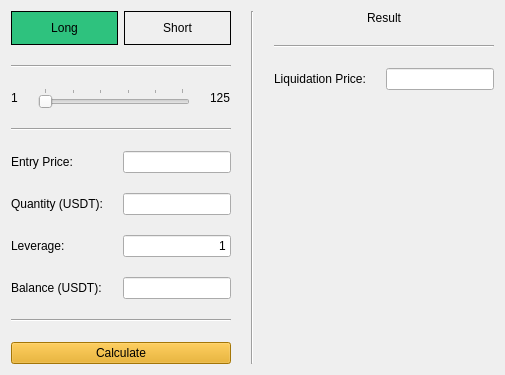
      <widget class="QWidget" name="tabLiquidationPrice">
       <attribute name="title">
        <string>Liquidation Price</string>
       </attribute>
       <layout class="QHBoxLayout" name="horizontalLayout_6">
        <property name="spacing">
         <number>20</number>
        </property>
        <item>
         <layout class="QVBoxLayout" name="verticalLayout_8">
          <item>
           <layout class="QHBoxLayout" name="horizontalLayout_4">
            <property name="spacing">
             <number>6</number>
            </property>
            <property name="sizeConstraint">
             <enum>QLayout::SizeConstraint::SetMinimumSize</enum>
            </property>
            <item>
             <widget class="QFrame" name="liqLongFrame">
              <property name="sizePolicy">
               <sizepolicy hsizetype="Preferred" vsizetype="Fixed">
                <horstretch>0</horstretch>
                <verstretch>0</verstretch>
               </sizepolicy>
              </property>
              <property name="cursor">
               <cursorShape>PointingHandCursor</cursorShape>
              </property>
              <property name="styleSheet">
               <string notr="true">background-color: rgb(46, 194, 126);
border: 1px solid #000000;</string>
              </property>
              <property name="frameShape">
               <enum>QFrame::Shape::StyledPanel</enum>
              </property>
              <property name="frameShadow">
               <enum>QFrame::Shadow::Raised</enum>
              </property>
              <layout class="QVBoxLayout" name="verticalLayout_6">
               <item>
                <widget class="QLabel" name="label_3">
                 <property name="sizePolicy">
                  <sizepolicy hsizetype="Preferred" vsizetype="Fixed">
                   <horstretch>0</horstretch>
                   <verstretch>0</verstretch>
                  </sizepolicy>
                 </property>
                 <property name="styleSheet">
                  <string notr="true">border: none;</string>
                 </property>
                 <property name="text">
                  <string>Long</string>
                 </property>
                 <property name="alignment">
                  <set>Qt::AlignmentFlag::AlignCenter</set>
                 </property>
                </widget>
               </item>
              </layout>
             </widget>
            </item>
            <item>
             <widget class="QFrame" name="liqShortFrame">
              <property name="sizePolicy">
               <sizepolicy hsizetype="Preferred" vsizetype="Fixed">
                <horstretch>0</horstretch>
                <verstretch>0</verstretch>
               </sizepolicy>
              </property>
              <property name="cursor">
               <cursorShape>PointingHandCursor</cursorShape>
              </property>
              <property name="styleSheet">
               <string notr="true">border: 1px solid #000000;</string>
              </property>
              <property name="frameShape">
               <enum>QFrame::Shape::StyledPanel</enum>
              </property>
              <property name="frameShadow">
               <enum>QFrame::Shadow::Raised</enum>
              </property>
              <layout class="QVBoxLayout" name="verticalLayout_7">
               <item>
                <widget class="QLabel" name="label_14">
                 <property name="sizePolicy">
                  <sizepolicy hsizetype="Preferred" vsizetype="Fixed">
                   <horstretch>0</horstretch>
                   <verstretch>0</verstretch>
                  </sizepolicy>
                 </property>
                 <property name="styleSheet">
                  <string notr="true">border: none;</string>
                 </property>
                 <property name="text">
                  <string>Short</string>
                 </property>
                 <property name="alignment">
                  <set>Qt::AlignmentFlag::AlignCenter</set>
                 </property>
                </widget>
               </item>
              </layout>
             </widget>
            </item>
           </layout>
          </item>
          <item>
           <widget class="Line" name="line_6">
            <property name="orientation">
             <enum>Qt::Orientation::Horizontal</enum>
            </property>
           </widget>
          </item>
          <item>
           <layout class="QHBoxLayout" name="horizontalLayout_5">
            <item>
             <widget class="QLabel" name="label_15">
              <property name="sizePolicy">
               <sizepolicy hsizetype="Preferred" vsizetype="Fixed">
                <horstretch>0</horstretch>
                <verstretch>0</verstretch>
               </sizepolicy>
              </property>
              <property name="text">
               <string>1</string>
              </property>
             </widget>
            </item>
            <item>
             <widget class="QSlider" name="liqLeverageSlider">
              <property name="cursor">
               <cursorShape>PointingHandCursor</cursorShape>
              </property>
              <property name="minimum">
               <number>1</number>
              </property>
              <property name="maximum">
               <number>125</number>
              </property>
              <property name="orientation">
               <enum>Qt::Orientation::Horizontal</enum>
              </property>
              <property name="tickPosition">
               <enum>QSlider::TickPosition::TicksAbove</enum>
              </property>
              <property name="tickInterval">
               <number>25</number>
              </property>
             </widget>
            </item>
            <item>
             <widget class="QLabel" name="label_16">
              <property name="sizePolicy">
               <sizepolicy hsizetype="Preferred" vsizetype="Fixed">
                <horstretch>0</horstretch>
                <verstretch>0</verstretch>
               </sizepolicy>
              </property>
              <property name="text">
               <string>125</string>
              </property>
             </widget>
            </item>
           </layout>
          </item>
          <item>
           <widget class="Line" name="line_7">
            <property name="orientation">
             <enum>Qt::Orientation::Horizontal</enum>
            </property>
           </widget>
          </item>
          <item>
           <layout class="QFormLayout" name="formLayout_3">
            <item row="0" column="0">
             <widget class="QLabel" name="label_17">
              <property name="text">
               <string>Entry Price:</string>
              </property>
             </widget>
            </item>
            <item row="1" column="0">
             <widget class="QLabel" name="label_18">
              <property name="text">
               <string>Quantity (USDT):</string>
              </property>
             </widget>
            </item>
            <item row="2" column="0">
             <widget class="QLabel" name="label_19">
              <property name="text">
               <string>Leverage:</string>
              </property>
             </widget>
            </item>
            <item row="3" column="0">
             <widget class="QLabel" name="label_20">
              <property name="text">
               <string>Balance (USDT):</string>
              </property>
             </widget>
            </item>
            <item row="0" column="1">
             <widget class="QLineEdit" name="liqEntryPrice">
              <property name="alignment">
               <set>Qt::AlignmentFlag::AlignRight|Qt::AlignmentFlag::AlignTrailing|Qt::AlignmentFlag::AlignVCenter</set>
              </property>
             </widget>
            </item>
            <item row="1" column="1">
             <widget class="QLineEdit" name="liqQuantity">
              <property name="alignment">
               <set>Qt::AlignmentFlag::AlignRight|Qt::AlignmentFlag::AlignTrailing|Qt::AlignmentFlag::AlignVCenter</set>
              </property>
             </widget>
            </item>
            <item row="2" column="1">
             <widget class="QLineEdit" name="liqLeverage">
              <property name="text">
               <string>1</string>
              </property>
              <property name="alignment">
               <set>Qt::AlignmentFlag::AlignRight|Qt::AlignmentFlag::AlignTrailing|Qt::AlignmentFlag::AlignVCenter</set>
              </property>
             </widget>
            </item>
            <item row="3" column="1">
             <widget class="QLineEdit" name="lilqBalance">
              <property name="alignment">
               <set>Qt::AlignmentFlag::AlignRight|Qt::AlignmentFlag::AlignTrailing|Qt::AlignmentFlag::AlignVCenter</set>
              </property>
             </widget>
            </item>
           </layout>
          </item>
          <item>
           <widget class="Line" name="line_8">
            <property name="orientation">
             <enum>Qt::Orientation::Horizontal</enum>
            </property>
           </widget>
          </item>
          <item>
           <widget class="QPushButton" name="liqCalculateBtn">
            <property name="cursor">
             <cursorShape>PointingHandCursor</cursorShape>
            </property>
            <property name="styleSheet">
             <string notr="true">background-color: rgb(229, 165, 10);
color: rgb(0, 0, 0);</string>
            </property>
            <property name="text">
             <string>Calculate</string>
            </property>
           </widget>
          </item>
         </layout>
        </item>
        <item>
         <widget class="Line" name="line_9">
          <property name="orientation">
           <enum>Qt::Orientation::Vertical</enum>
          </property>
         </widget>
        </item>
        <item>
         <layout class="QVBoxLayout" name="verticalLayout_9">
          <item>
           <widget class="QLabel" name="label_21">
            <property name="sizePolicy">
             <sizepolicy hsizetype="Preferred" vsizetype="Fixed">
              <horstretch>0</horstretch>
              <verstretch>0</verstretch>
             </sizepolicy>
            </property>
            <property name="text">
             <string>Result</string>
            </property>
            <property name="alignment">
             <set>Qt::AlignmentFlag::AlignCenter</set>
            </property>
           </widget>
          </item>
          <item>
           <widget class="Line" name="line_10">
            <property name="orientation">
             <enum>Qt::Orientation::Horizontal</enum>
            </property>
           </widget>
          </item>
          <item>
           <layout class="QFormLayout" name="formLayout_4">
            <item row="0" column="0">
             <widget class="QLabel" name="label_22">
              <property name="text">
               <string>Liquidation Price:</string>
              </property>
             </widget>
            </item>
            <item row="0" column="1">
             <widget class="QLineEdit" name="liqLiquidationPrice">
              <property name="alignment">
               <set>Qt::AlignmentFlag::AlignRight|Qt::AlignmentFlag::AlignTrailing|Qt::AlignmentFlag::AlignVCenter</set>
              </property>
              <property name="readOnly">
               <bool>true</bool>
              </property>
             </widget>
            </item>
           </layout>
          </item>
         </layout>
        </item>
       </layout>
      </widget>
